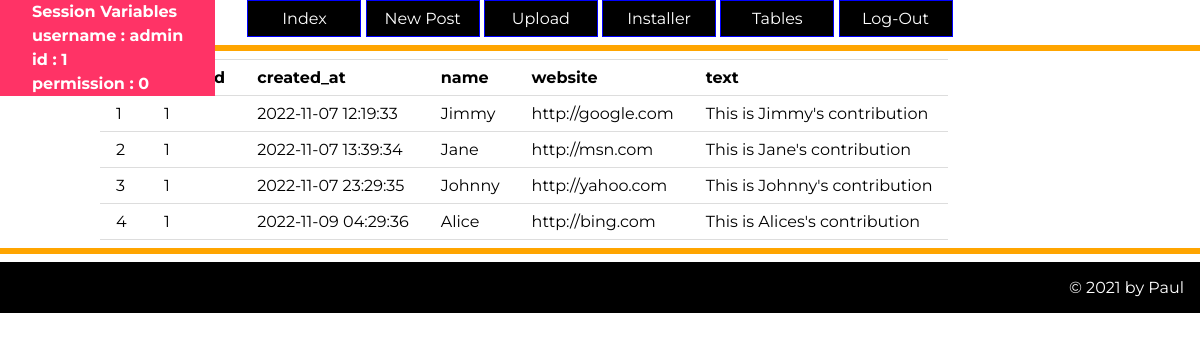
Page /viewtable/comment (signed in) on the earlier database version.
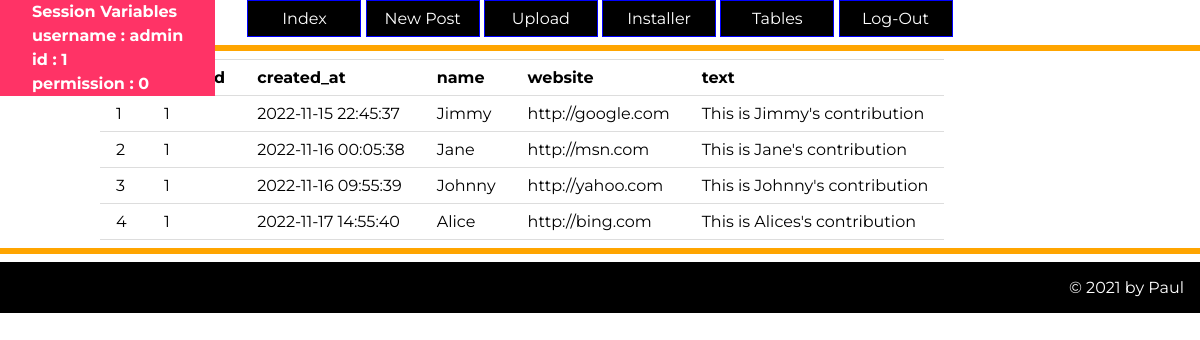
Same page on the later database version.
### tables this page shows
CREATE TABLE comment(
    id integer primary key autoincrement not null,
    post_id integer not null,
    created_at date not null,
    name text not null,
    website text,
    text text not null,
    foreign key (post_id) references post(id)
);

### server.py (the view)
@app.route('/viewtable/<tablename>')
def viewtable(tablename):
    global db_path
    if tablename == "master-data":
        sql = 'select * from sqlite_master;'
        result = run_search_query(sql, db_path)
        tablelisting = generateHTMLtable(result[1:], result[0])
        return render_template('table-data.html', tablelisting = Markup(tablelisting))
    elif tablename in ['post', 'comment', 'user']:
        headings={
            'user' : ('id','username', 'password', 'created_at', 'is_enabled' ),
            'post' : ('id', 'title', 'body', 'user_id', 'created_at','image','alttext','updated_at' ),
            'comment' : ('id', 'post_id', 'created_at', 'name', 'website', 'text')
        }
        sql = 'select * from {};'.format(tablename)
        result = run_search_query(sql, db_path)
        tablelisting = generateHTMLtable(result , headings[tablename])
        return render_template('table-data.html', tablelisting=Markup(tablelisting))
    else:
        return "<h1> Table not found </h1>"

### db_functions.py (called while the page is built)
def generateHTMLtable(result_tuple_list, header_tuple=()):
    tablestring="<table><tr>"
    if len(header_tuple) >0:
        for cell in header_tuple:
            tablestring += "<th> {} </th>".format(cell)
        tablestring += "</tr>\n<tr>"
    for row in result_tuple_list:
        for cell in row:
            tablestring+="<td> {} </td>".format(cell)
        tablestring +="</tr>\n<tr>"
    tablestring += "</tr></table>"
    return tablestring

def run_search_query(sql_query, file_path):
    try:
        db = sqlite3.connect(file_path)
        cursor = db.cursor()
        cursor.execute(sql_query)
        result = cursor.fetchall()
        cursor.close()
    except sqlite3.Error as error:
        print("Error while creating sqlite table: {}".format(error))
    finally:
        if db:
            db.close()
        if result:
            return result

### templates/table-data.html (shortened to what this page needs)
{% extends "layout.html" %}
{% block head %}
{{ super() }}
{% endblock %}
{% block content%}
{{tablelisting}}
{% endblock%}

Differences in the rows shown:
changed comment: text "…website text 1 1 2022-11-07 12:19:33 Jimmy http://google.com This is Jimmy's contribution 2 1 2022-11-07 13:39:34 Jane http://msn.com This is Jane's contribution 3 1 2022-11-07 23:29:35 Johnny http://yahoo.com This is Johnny's contribution 4 1 2022-11-09 04:29:36 Alice http://bing.com This is…" → "…website text 1 1 2022-11-15 22:45:37 Jimmy http://google.com This is Jimmy's contribution 2 1 2022-11-16 00:05:38 Jane http://msn.com This is Jane's contribution 3 1 2022-11-16 09:55:39 Johnny http://yahoo.com This is Johnny's contribution 4 1 2022-11-17 14:55:40 Alice http://bing.com This is…"
